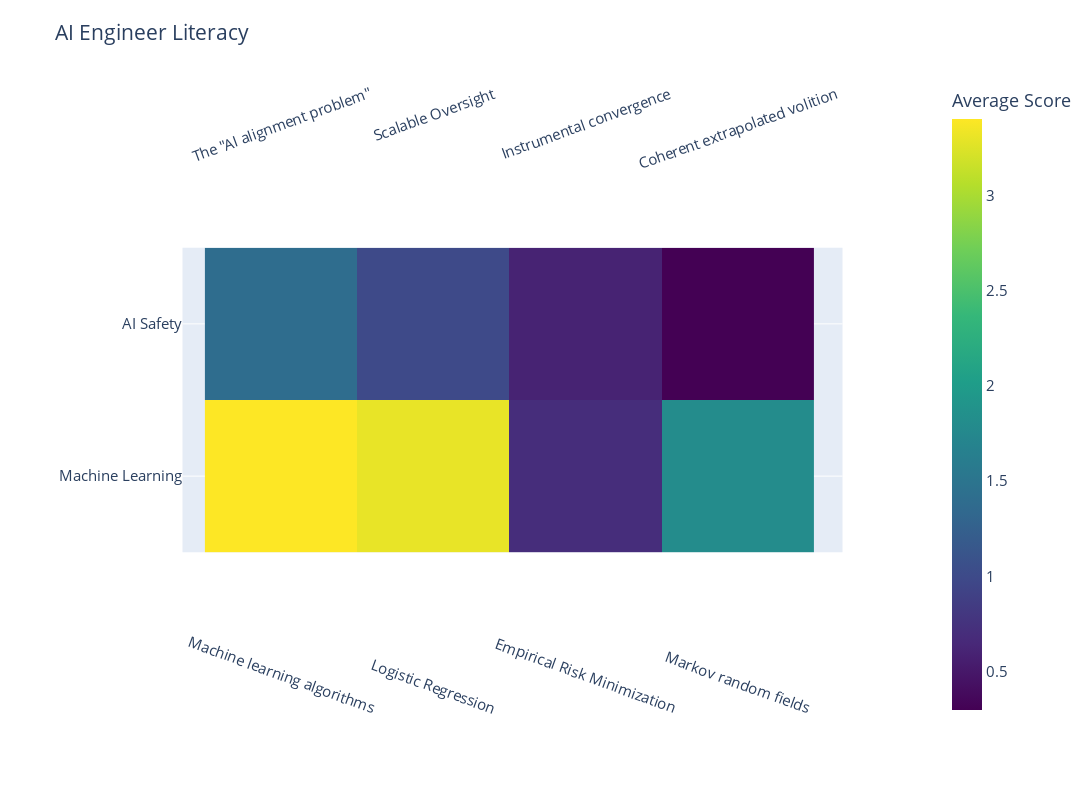

Write notebook code for a chart like this one.
### Code cell
# 3. AI Safety and ML Literacy
def create_literacy_heatmap(df, title="Average Literacy Scores"):
    safety_columns = ['Q4_1', 'Q4_2', 'Q4_3', 'Q4_4']
    ml_columns = ['Q3_1', 'Q3_2', 'Q3_3', 'Q3_4']

    # Create a mapping for the literacy levels
    literacy_map = {
        'Never heard of it': 0,
        'Heard of it': 1,
        'Know a little': 2,
        'Know a fair amount': 3,
        'Know it well': 4
    }
    


    for col in safety_columns + ml_columns:
        df[col] = df[col].map(literacy_map)

    # Calculate the mean literacy score for each concept
    safety_scores = df[safety_columns].mean()
    ml_scores = df[ml_columns].mean()

    # Combine the scores into a single DataFrame
    scores_df = pd.DataFrame({
        'AI Safety': safety_scores.values,
        'Machine Learning': ml_scores.values
    }, index=['Concept 1', 'Concept 2', 'Concept 3', 'Concept 4'])

    fig = px.imshow(
        scores_df.T,
        title=title,
        labels=dict(x="", y="", color="Average Score"),
        color_continuous_scale="Viridis",
        # do not show the x-axis labels
        
    )
    fig.update_xaxes(side="top")

    ml_concepts = [
    "Machine learning algorithms",
    "Logistic Regression",
    "Empirical Risk Minimization",
    "Markov random fields"
    ]

    ai_safety_concepts = [
        "The \"AI alignment problem\"",
        "Scalable Oversight",
        "Instrumental convergence",
        "Coherent extrapolated volition"
    ]

    fig.update_layout(
        xaxis_side="top",
        xaxis_tickangle=0,
        height=800,
        width=1400,
        margin=dict(t=80, b=80, l=100, r=100),
        xaxis=dict(domain=[0.1, 0.9], showticklabels=False),  # Hide x-axis labels
        yaxis=dict(domain=[0.1, 0.9]),
        # raise font size
        font=dict(size=15)
    )
    for i, concept in enumerate(ai_safety_concepts):
        fig.add_annotation(
            x=i,
            y=1,
            text=concept,
            showarrow=False,
            textangle=-20,
            yref="paper",
            font=dict(size=15)
        )

    # Add annotations for AI Safety concepts (above the heatmap)
    for i, concept in enumerate(ml_concepts):
        fig.add_annotation(
            x=i,
            y=-0,
            text=concept,
            showarrow=False,
            textangle=20,
            yref="paper",
            font=dict(size=15)
        )

    return fig

literacy_map = create_literacy_heatmap(df_engineer, "AI Engineer Literacy")

literacy_map.show()

### Figure 1 — Plotly figure (JSON) as saved in the notebook; plotly's stock layout.template omitted (floating-point values rounded to 4 significant figures)
{"data": [{"coloraxis": "coloraxis", "hovertemplate": "x: %{x}<br>y: %{y}<br>Average Score: %{z}<extra></extra>", "name": "0", "type": "heatmap", "x": ["Concept 1", "Concept 2", "Concept 3", "Concept 4"], "xaxis": "x", "y": ["AI Safety", "Machine Learning"], "yaxis": "y", "z": [[1.4, 1, 0.6, 0.3], [3.4, 3.3, 0.7, 1.8]]}], "layout": {"annotations": [{"font": {"size": 15}, "showarrow": false, "text": "The \"AI alignment problem\"", "textangle": -20, "x": 0, "y": 1, "yref": "paper"}, {"font": {"size": 15}, "showarrow": false, "text": "Scalable Oversight", "textangle": -20, "x": 1, "y": 1, "yref": "paper"}, {"font": {"size": 15}, "showarrow": false, "text": "Instrumental convergence", "textangle": -20, "x": 2, "y": 1, "yref": "paper"}, {"font": {"size": 15}, "showarrow": false, "text": "Coherent extrapolated volition", "textangle": -20, "x": 3, "y": 1, "yref": "paper"}, {"font": {"size": 15}, "showarrow": false, "text": "Machine learning algorithms", "textangle": 20, "x": 0, "y": 0, "yref": "paper"}, {"font": {"size": 15}, "showarrow": false, "text": "Logistic Regression", "textangle": 20, "x": 1, "y": 0, "yref": "paper"}, {"font": {"size": 15}, "showarrow": false, "text": "Empirical Risk Minimization", "textangle": 20, "x": 2, "y": 0, "yref": "paper"}, {"font": {"size": 15}, "showarrow": false, "text": "Markov random fields", "textangle": 20, "x": 3, "y": 0, "yref": "paper"}], "coloraxis": {"colorbar": {"title": {"text": "Average Score"}}, "colorscale": [[0, "#440154"], [0.1111, "#482878"], [0.2222, "#3e4989"], [0.3333, "#31688e"], [0.4444, "#26828e"], [0.5556, "#1f9e89"], [0.6667, "#35b779"], [0.7778, "#6ece58"], [0.8889, "#b5de2b"], [1, "#fde725"]]}, "font": {"size": 15}, "height": 800, "margin": {"b": 80, "l": 100, "r": 100, "t": 80}, "title": {"text": "AI Engineer Literacy"}, "width": 1400, "xaxis": {"anchor": "y", "constrain": "domain", "domain": [0.1, 0.9], "scaleanchor": "y", "showticklabels": false, "side": "top", "tickangle": 0}, "yaxis": {"anchor": "x", "autorange": "reversed", "constrain": "domain", "domain": [0.1, 0.9]}}}
